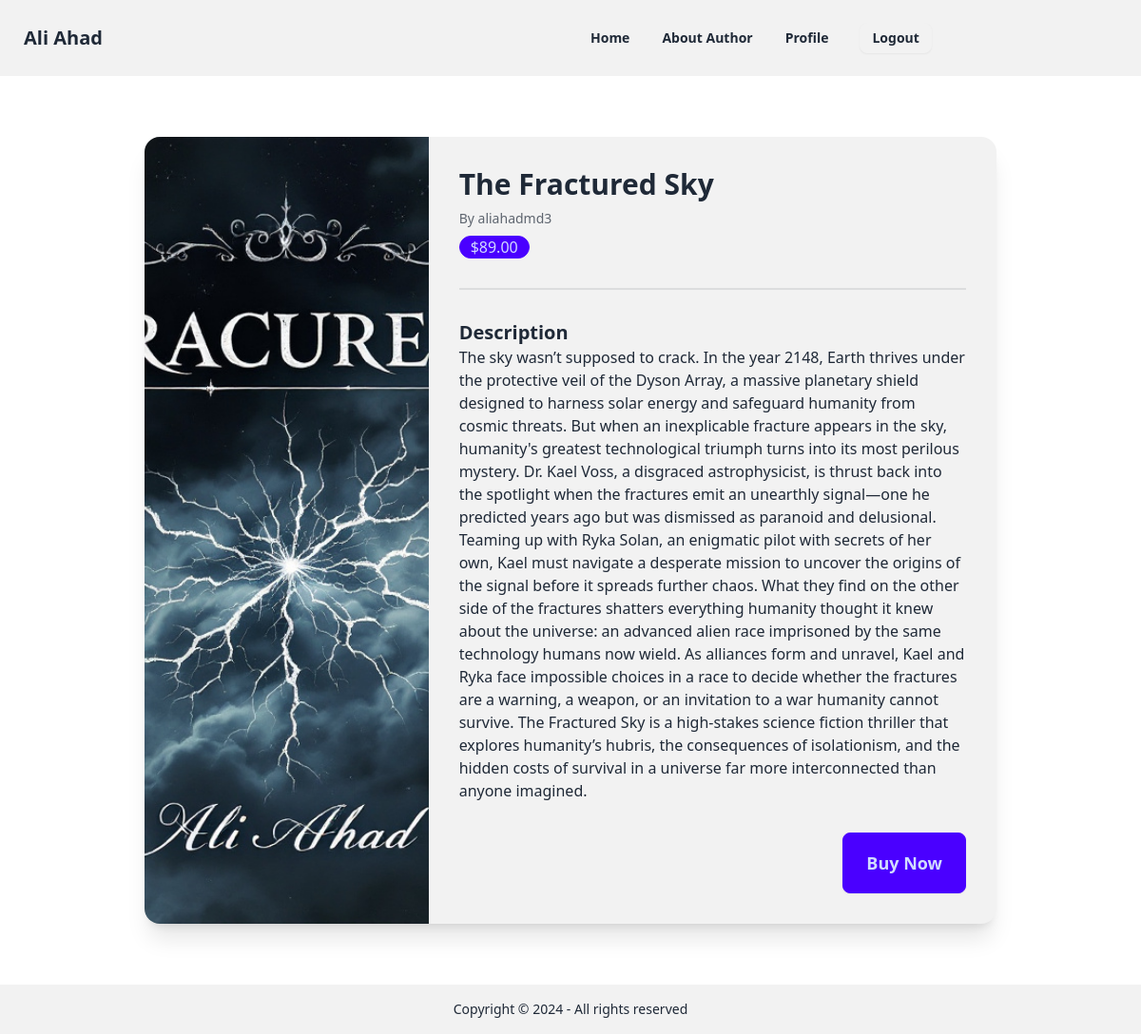
/book/the-fractured-sky/ (signed in), run on the app's committed database.
### book/models.py (models this page shows, shortened)
class Book(models.Model):
    title = models.CharField(max_length=200)
    author = models.ForeignKey(User, on_delete=models.CASCADE)
    description = models.TextField()
    price = models.DecimalField(max_digits=10, decimal_places=2)
    cover_image = models.ImageField(upload_to='books/covers/', blank=True)
    pdf_file = models.FileField(upload_to='books/pdfs/')
    slug = models.SlugField(unique=True, blank=True)
    created_at = models.DateTimeField(auto_now_add=True)

### book/views.py (the view)
# urls.py: path('book/<slug:slug>/', views.book_detail, name='book_detail'),
def book_detail(request, slug):
    book = get_object_or_404(Book, slug=slug)
    return render(request, 'books/book_detail.html', {'book': book})

### templates/books/book_detail.html (shortened to what this page needs)
{% extends 'base.html' %}
{% block content %}
<div class="container mx-auto px-4 py-8">
    <div class="max-w-4xl mx-auto">
        <div class="card lg:card-side bg-base-200 shadow-xl">
            {% if book.cover_image %}
            <figure class="lg:w-1/3">
                <img src="{{ book.cover_image.url }}"
                     alt="{{ book.title }}"
                     class="h-full w-full object-cover" />
            </figure>
            {% endif %}
            <div class="card-body lg:w-2/3">
                <h1 class="card-title text-3xl">{{ book.title }}</h1>
                <p class="text-sm opacity-70">By {{ book.author.username }}</p>
                <div class="badge badge-primary badge-lg">${{ book.price }}</div>
                <div class="divider"></div>
                <div class="prose">
                    <h3 class="text-xl font-semibold">Description</h3>
                    <p>{{ book.description }}</p>
                </div>
                <div class="card-actions justify-end mt-6">
                    <form action="{% url 'create_checkout_session' book.id %}" method="POST">
                        <button type="submit" class="btn btn-primary btn-lg">
                            Buy Now
                        </button>
                    </form>
                </div>
            </div>
        </div>
    </div>
</div>
{% endblock %}

### data on the page
Book: cover_image (picture), title "The Fractured Sky", author.username "aliahadmd3", price "89.00", description "The sky wasn’t supposed to crack. In the year 2148, Earth thrives under the protective veil of the Dyson Array, a massive planetary shield designed to harness solar energy and safeguard humanity from cosmic threats. But when an inexplicable fracture appears in the sky, humanity's greatest technological triumph turns into its most perilous mystery. Dr. Kael Voss, a disgraced astrophysicist, is thrust back into the spotlight when the fractures emit an unearthly signal—one he predicted years ago but was dismissed as paranoid and delusional. Teaming up with Ryka Solan, an enigmatic pilot with secrets of her own, Kael must navigate a desperate mission to uncover the origins of the signal before…"
